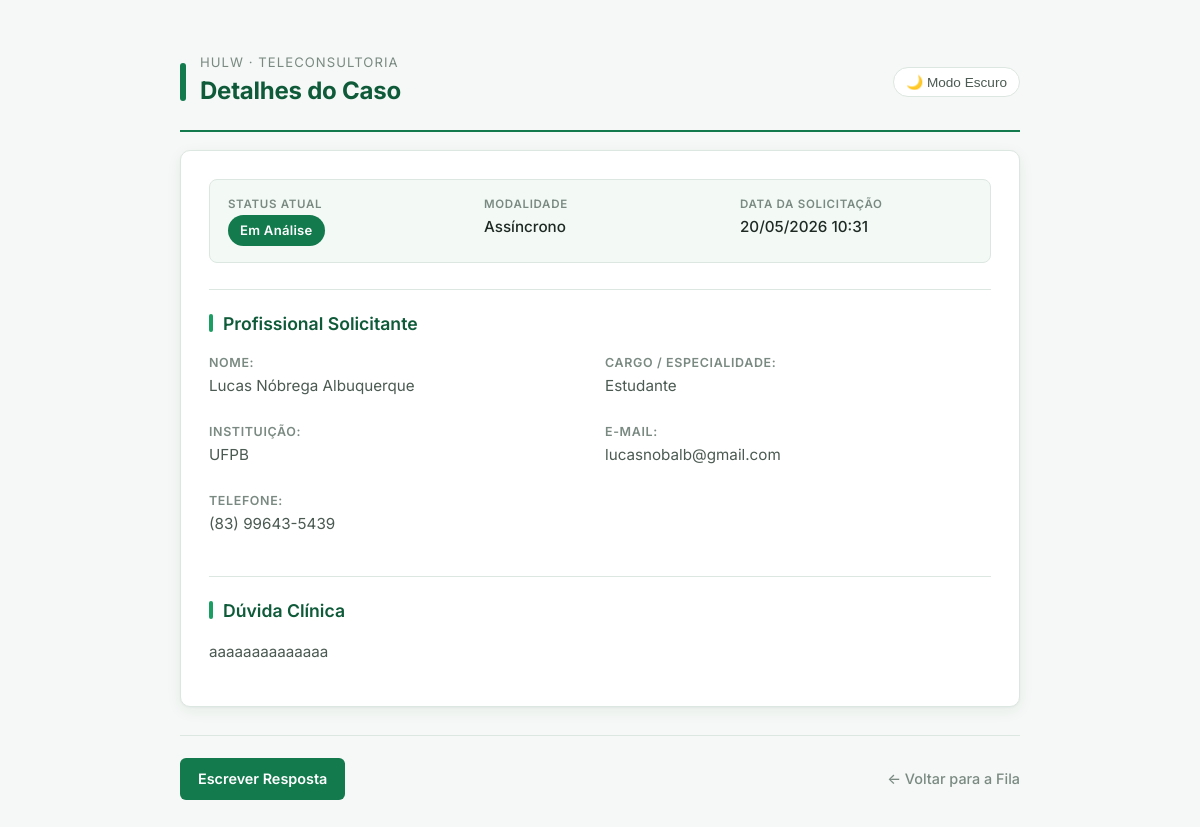
Screenshot of /detalhe/33/ with the database file from the repository.
### teleconsultoria/models.py (models this page shows, shortened)
class Solicitacao(models.Model):
    profissional = models.ForeignKey(Profissional, on_delete=models.CASCADE, related_name='solicitacoes')
    medica_designada = models.ForeignKey(Medica, on_delete=models.SET_NULL, null=True, blank=True, related_name='atendimentos')
    status = models.CharField(max_length=20, choices=StatusSolicitacao.choices, default=StatusSolicitacao.PENDENTE)
    tipo_atendimento = models.CharField(max_length=20, choices=TipoAtendimento.choices)
    data_sol = models.DateTimeField(auto_now_add=True)
    data_marcada = models.DateField(null=True, blank=True)
    horario_marcado = models.TimeField(null=True, blank=True)
    duracao_estimada = models.PositiveIntegerField(null=True, blank=True, help_text="Duração em minutos")
    link_teams = models.URLField(max_length=500, null=True, blank=True)
    resumo_sincrono = models.TextField(null=True, blank=True)
    justificativa_cancelamento = models.TextField(null=True, blank=True)
    data_limite = models.DateField(null=True, blank=True)
    horario_limite = models.TimeField(null=True, blank=True)
    idade_pac = models.IntegerField(null=True, blank=True)
    sexo_pac = models.CharField(max_length=2, choices=Sexo.choices, null=True, blank=True)
    sexo_biologico_pac = models.CharField(max_length=1, choices=[('M', 'Masculino'), ('F', 'Feminino')], null=True, blank=True)
    queixas = models.TextField(null=True, blank=True)
    historico_med = models.TextField(blank=True, null=True)
    diagnostico_princ = models.TextField(blank=True, null=True)
    diagnostico_sec = models.TextField(blank=True, null=True)
    medicamentos = models.TextField(blank=True, null=True)
    exames_recentes = models.TextField(blank=True, null=True)
    duvida_clinica = models.TextField()
    token_acesso = models.UUIDField(default=uuid.uuid4, editable=False)
    class Meta:
        verbose_name = "Solicitação"
        verbose_name_plural = "Solicitações"

class Profissional(models.Model):
    user = models.OneToOneField(User, on_delete=models.CASCADE, null=True, blank=True)
    cpf = models.CharField(max_length=11, unique=True)
    nome_completo = models.CharField(max_length=255)
    email = models.EmailField()
    telefone = models.CharField(max_length=15, help_text="WhatsApp com DDD", blank=True, null=True)
    crm = models.CharField(max_length=20, blank=True, null=True)
    cargo = models.CharField(max_length=100)
    instituicao = models.CharField(max_length=100)

### teleconsultoria/views.py (the view)
# urls.py: path('detalhe/<int:sol_id>/', views.detalhe_caso, name='detalhe_caso'),
def detalhe_caso(request, sol_id):
    solicitacao = get_object_or_404(Solicitacao, id=sol_id)
    if solicitacao.status == 'PENDENTE':
        solicitacao.iniciar_analise()
    link_obj = LinkAcesso.objects.filter(solicitacao=solicitacao).first()
    token = link_obj.token if link_obj else "token-nao-gerado"
    link_publico = f"{request.scheme}://{request.get_host()}/acompanhar/{token}/"
    print("\n" + "="*50)
    print(f"LINK DE ACESSO PÚBLICO (Caso #{solicitacao.id}): {link_publico}")
    print("="*50 + "\n")
    return render(request, 'detalhe_caso.html', {'sol': solicitacao})

### teleconsultoria/templates/detalhe_caso.html (shortened to what this page needs)
<!DOCTYPE html>
<html lang="pt-br">
<head>
</head>
<body>
    <div class="page-header">
        <div class="mark"></div>
        <div>
            <div class="subtitle">HULW · Teleconsultoria</div>
            <h1>Detalhes do Caso</h1>
        </div>
        <button id="themeBtn" class="theme-toggle-btn" onclick="toggleTheme()">🌙 Modo Escuro</button>
    </div>
    <div class="card">
        <div class="meta-grid">
            <div>
                <div class="meta-label">Status Atual</div>
                <div class="meta-value"><span class="status-badge">{{ sol.get_status_display }}</span></div>
            </div>
            <div>
                <div class="meta-label">Modalidade</div>
                <div class="meta-value">{{ sol.get_tipo_atendimento_display }}</div>
            </div>
            <div>
                <div class="meta-label">Data da Solicitação</div>
                <div class="meta-value">{{ sol.data_sol|date:"d/m/Y H:i" }}</div>
            </div>
        </div>
        <div class="secao">
            <h3>Profissional Solicitante</h3>
            <div style="display: grid; grid-template-columns: 1fr 1fr; gap: 10px;">
                <div>
                    <h4>Nome:</h4>
                    <p>{{ sol.profissional.nome_completo }}</p>
                </div>
                <div>
                    <h4>Cargo / Especialidade:</h4>
                    <p>{{ sol.profissional.cargo|default:"Não informado" }}</p>
                </div>
                <div>
                    <h4>Instituição:</h4>
                    <p>{{ sol.profissional.instituicao|default:"Não informada" }}</p>
                </div>
                <div>
                    <h4>E-mail:</h4>
                    <p>{{ sol.profissional.email }}</p>
                </div>
                <div>
                    <h4>Telefone:</h4>
                    <p>{{ sol.profissional.telefone }}</p>
                </div>
            </div>
        </div>
        {% if sol.idade_pac %}
            <div class="secao">
                <h3>Dados do Paciente</h3>
                <div style="display: grid; grid-template-columns: 1fr 1fr 1fr; gap: 10px;">
                    <div><h4>Idade:</h4> <p>{{ sol.idade_pac }} anos</p></div>
                    <div>
                        <h4>Identidade de gênero:</h4>
                        <p>
                            {% if sol.sexo_pac == 'M' %}Masculino
                            {% elif sol.sexo_pac == 'F' %}Feminino
                            {% elif sol.sexo_pac == 'NB' %}Não Binário
                            {% elif sol.sexo_pac == 'O' %}Outro
                            {% else %}Não informado{% endif %}
                        </p>
                    </div>
                    <div>
                        <h4>Sexo Biológico:</h4>
                        <p>
                            {% if sol.sexo_biologico_pac == 'M' %}Masculino
                            {% elif sol.sexo_biologico_pac == 'F' %}Feminino
                            {% else %}Não informado{% endif %}
                        </p>
                    </div>
                </div>
                    <h4>Queixas Principais:</h4> <p>{{ sol.queixas }}</p>
                    <div><h4>Diagnóstico Principal:</h4> <p>{{ sol.diagnostico_princ|default:"Não informado" }}
                    <div><h4>Diagnóstico Secundário:</h4> <p>{{ sol.diagnostico_sec|default:"Não informado" }}
                </div>
                <h4>Histórico Médico:</h4> <p>{{ sol.historico_med|linebreaks }}</p>
                <h4>Exames recentes:</h4> <p>{{ sol.exames_recentes|linebreaks }}</p>
                <h4>Medicamentos:</h4> <p>{{ sol.medicamentos|linebreaks }}</p>
                <div style="border-top: 1px dashed var(--line); padding-top: 15px; margin-top: 10px;"></div>
                <h3>Dúvida clínica</h3>
                <p style="color: var(--ink); margin-top: 4px;">{{ sol.duvida_clinica|linebreaks }}</p>
            </div>
        {% else %}
            <div class="secao">
                <h3>Dúvida Clínica</h3>
                <p style="color: var(--ink); margin-top: 4px;">{{ sol.duvida_clinica|linebreaks }}</p>
            </div>
        {% endif %}
    </div>
    <div class="links">
        {% if sol.tipo_atendimento == 'SINCRONO' %}
            <a href="{% url 'concluir_sincrona' sol.id %}" class="btn-responder" onclick="return confirm('Deseja concluir este atendimento?');">Concluir Atendimento</a>
            <a href="{% url 'registrar_ausencia' sol.id %}" class="btn-ausente" onclick="return confirm('Registrar ausência do solicitante?');">Ausente</a>
            <a href="{% url 'cancelar_solicitacao' sol.id %}" class="btn-cancelar">Cancelar</a>
        {% else %}
            <a href="{% url 'responder_solicitacao' sol.id %}" class="btn-responder">Escrever Resposta</a>
        {% endif %}
        <a href="{% url 'fila_medica' %}" class="btn-voltar">← Voltar para a Fila</a>
    </div>
</body>
</html>

### teleconsultoria/templates/detalhe_caso.html (style rules this page uses)
:root { --hulw-green: #137a4d; --hulw-green-dark: #0e5a39; --hulw-green-light: #e8f5ee; --hulw-green-soft: #f3faf6; --hulw-accent: #1b9e63; --ink: #1f2a25; --ink-soft: #4b5a52; --muted: #7a8a82; --line: #dde7e1; --bg: #f5f8f6; --white: #ffffff; --warning-bg: #fff8e1; --warning-border: #f1d27a; --warning-text: #7a5a10; --danger: #c0392b; --teams: #4a52b8; --teams-dark: #353c93; --radius: 10px; --shadow: 0 1px 2px rgba(16, 60, 40, 0.04), 0 4px 16px rgba(16, 60, 40, 0.06); }
* { box-sizing: border-box; }
body { font-family: 'Inter', -apple-system, BlinkMacSystemFont, sans-serif; max-width: 880px; margin: 30px auto; padding: 20px; line-height: 1.55; background-color: var(--bg); color: var(--ink); }
h1 { font-size: 1.5rem; font-weight: 700; color: var(--hulw-green-dark); margin: 0 0 4px 0; letter-spacing: -0.01em; }
.page-header { display: flex; align-items: center; gap: 14px; margin-bottom: 18px; padding-bottom: 16px; border-bottom: 2px solid var(--hulw-green); }
.page-header .mark { width: 6px; height: 38px; background: var(--hulw-green); border-radius: 3px; }
.page-header .subtitle { font-size: 0.82rem; color: var(--muted); text-transform: uppercase; letter-spacing: 0.08em; margin-top: 2px; }
.card { border: 1px solid var(--line); padding: 28px; border-radius: var(--radius); background-color: var(--white); box-shadow: var(--shadow); }
.meta-grid { display: grid; grid-template-columns: repeat(auto-fit, minmax(200px, 1fr)); gap: 14px 24px; padding: 16px 18px; background: var(--hulw-green-soft); border: 1px solid var(--line); border-radius: 8px; margin-bottom: 8px; }
.meta-grid .meta-label { font-size: 0.72rem; text-transform: uppercase; letter-spacing: 0.06em; color: var(--muted); font-weight: 600; margin-bottom: 2px; }
.meta-grid .meta-value { font-size: 0.95rem; color: var(--ink); font-weight: 500; }
.status-badge { display: inline-block; padding: 5px 12px; border-radius: 999px; background: var(--hulw-green); color: #ffffff; font-weight: 600; font-size: 0.82rem; letter-spacing: 0.02em; }
.secao { margin-top: 26px; padding-top: 20px; border-top: 1px solid var(--line); }
h3 { color: var(--hulw-green-dark); margin: 0 0 16px 0; font-size: 1.1rem; font-weight: 600; display: flex; align-items: center; gap: 10px; }
h3::before { content: ""; width: 4px; height: 18px; background: var(--hulw-accent); border-radius: 2px; }
h4 { margin: 0 0 2px 0; color: var(--muted); font-weight: 600; font-size: 0.78rem; text-transform: uppercase; letter-spacing: 0.05em; }
p { margin: 2px 0 14px 0; font-size: 0.95rem; color: var(--ink-soft); }
.links { margin-top: 28px; padding-top: 22px; border-top: 1px solid var(--line); display: flex; gap: 10px; align-items: center; flex-wrap: wrap; }
.btn-responder, .btn-ausente, .btn-cancelar, .btn-teams, .btn-secondary { padding: 10px 18px; text-decoration: none; border-radius: 6px; font-weight: 600; font-size: 0.9rem; border: none; cursor: pointer; transition: transform 0.08s ease, box-shadow 0.15s ease, background 0.15s ease; display: inline-flex; align-items: center; gap: 6px; }
.btn-responder { background: var(--hulw-green); color: #ffffff; }
.btn-voltar { color: var(--muted); text-decoration: none; margin-left: auto; font-size: 0.9rem; font-weight: 500; }
.theme-toggle-btn { background: none; border: 1px solid var(--line); color: var(--ink-soft); padding: 6px 12px; border-radius: 20px; cursor: pointer; font-weight: 500; font-size: 0.85rem; margin-left: auto; display: inline-flex; align-items: center; gap: 6px; background-color: var(--white); }

### rows the page displays
Solicitacao: status "Em Análise", tipo_atendimento "Assíncrono", data_sol "20/05/2026 10:31", profissional.nome_completo "Lucas Nóbrega Albuquerque", profissional.cargo "Estudante", profissional.instituicao "UFPB", profissional.email "lucasnobalb@gmail.com", profissional.telefone "(83) 99643-5439", duvida_clinica "aaaaaaaaaaaaaa"
